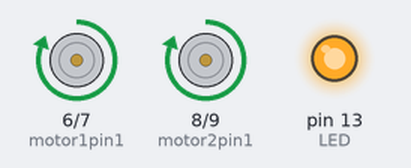
Bench run of a sketch on a simulated Arduino Uno, built with avr-gcc and run on an emulated ATmega328P. On the bench: motor-driver pin pairs drawn as motors (green arrow = first pin HIGH = forward, orange = second pin HIGH = backward, longer = more drive), output pins drawn as LEDs (lit = HIGH).

Above: at 0.5 s.
At 2.5 s:
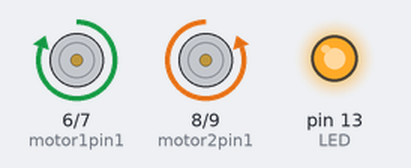
At 3.5 s:
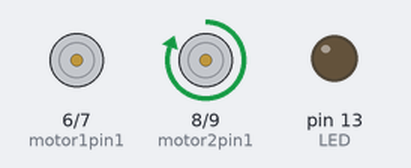
At 4.5 s:
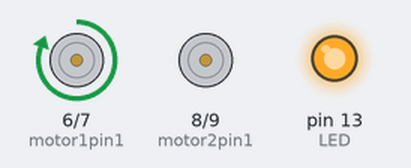
At 6.5 s:
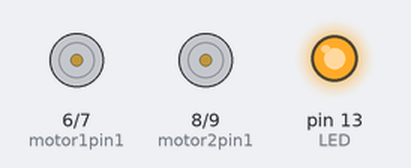
At 8.5 s:
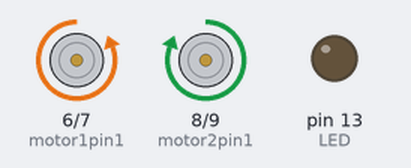
Timing chart, 0 to 9.1 s (numbered marks = the images above):
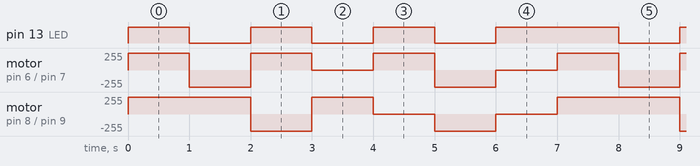

Measured:
- by itself, pin 13 (LED): repeats every 7.0 s: 2 × (LOW 1.0 s, HIGH 1.0 s), LOW 1.0 s, HIGH 2.0 s
- by itself, motor on pin 8 (motor2pin1) / pin 9 (motor2pin2): repeats every 7.0 s: backward 255/255 1.0 s, forward 255/255 1.0 s, stopped 1.0 s, backward 255/255 1.0 s, stopped 1.0 s, forward 255/255 2.0 s
- by itself, motor on pin 6 (motor1pin1) / pin 7 (motor1pin2): repeats every 7.0 s: backward 255/255 1.0 s, forward 255/255 1.0 s, stopped 1.0 s, forward 255/255 1.0 s, backward 255/255 1.0 s, stopped 1.0 s, forward 255/255 1.0 s

The sketch:

motor_test_1.ino
```cpp
int motor1pin1=6;
int motor1pin2=7;
int motor2pin1=8;
int motor2pin2=9;
int LED=13;
void setup()
{
pinMode(motor1pin1,OUTPUT);
pinMode(motor1pin2,OUTPUT);
pinMode(motor2pin1,OUTPUT);
pinMode(motor2pin2,OUTPUT);
pinMode(LED,OUTPUT);
}
void loop()
{
  digitalWrite(motor1pin1,HIGH);
  digitalWrite(motor1pin2,LOW);
  digitalWrite(motor2pin1,HIGH);
  digitalWrite(motor2pin2,LOW);
  digitalWrite(LED,HIGH);
  delay(1000);
  digitalWrite(motor1pin1,LOW);
  digitalWrite(motor1pin2,HIGH);
  digitalWrite(motor2pin1,HIGH);
  digitalWrite(motor2pin2,LOW);
  digitalWrite(LED,LOW);
  delay(1000);
  digitalWrite(motor1pin1,HIGH);
  digitalWrite(motor1pin2,LOW);
  digitalWrite(motor2pin1,LOW);
  digitalWrite(motor2pin2,HIGH);
  digitalWrite(LED,HIGH);
  delay(1000);
  digitalWrite(motor1pin1,LOW);
  digitalWrite(motor1pin2,LOW);
  digitalWrite(motor2pin1,HIGH);
  digitalWrite(motor2pin2,LOW);
  digitalWrite(LED,LOW);
  delay(1000);
  digitalWrite(motor1pin1,HIGH);
  digitalWrite(motor1pin2,LOW);
  digitalWrite(motor2pin1,LOW);
  digitalWrite(motor2pin2,LOW);
  digitalWrite(LED,HIGH);
  delay(1000);
  digitalWrite(motor1pin1,LOW);
  digitalWrite(motor1pin2,HIGH);
  digitalWrite(motor2pin1,LOW);
  digitalWrite(motor2pin2,HIGH);
  digitalWrite(LED,LOW);
  delay(1000);
  digitalWrite(motor1pin1,LOW);
  digitalWrite(motor1pin2,LOW);
  digitalWrite(motor2pin1,LOW);
  digitalWrite(motor2pin2,LOW);
  digitalWrite(LED,HIGH);
  delay(1000);
}
```
